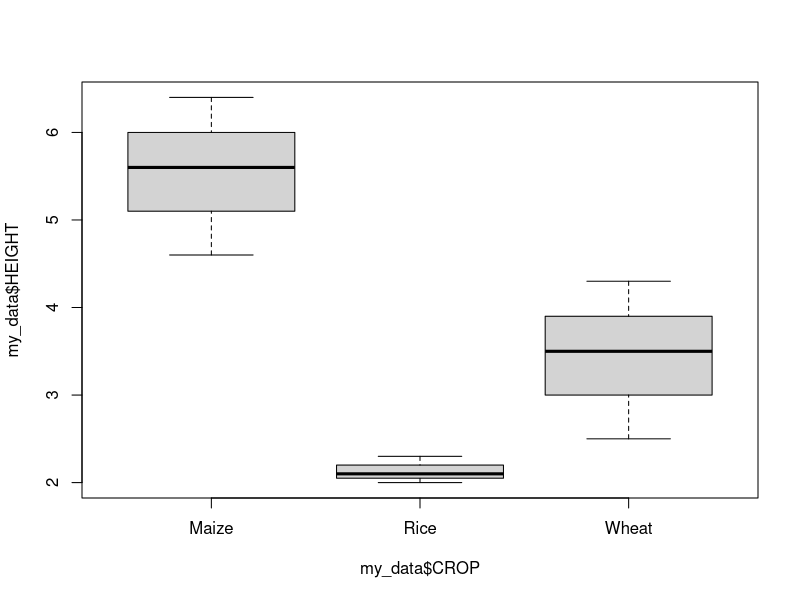
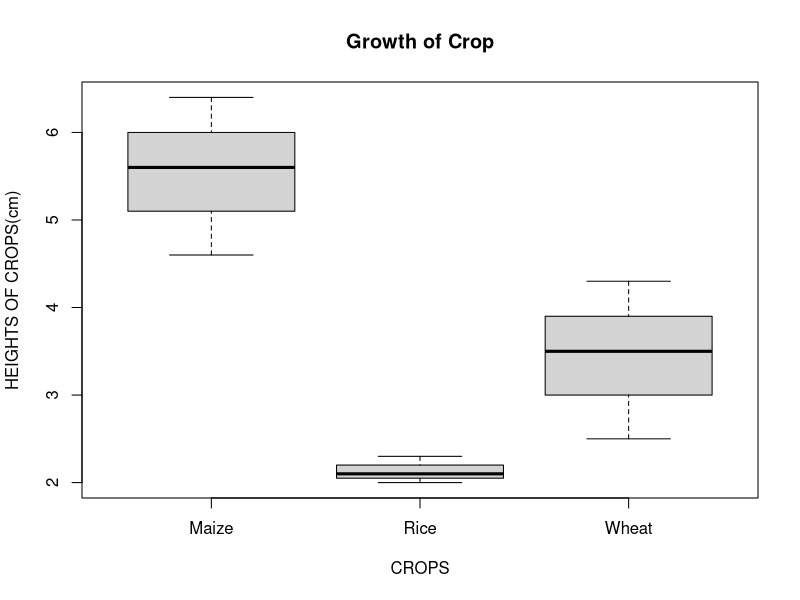
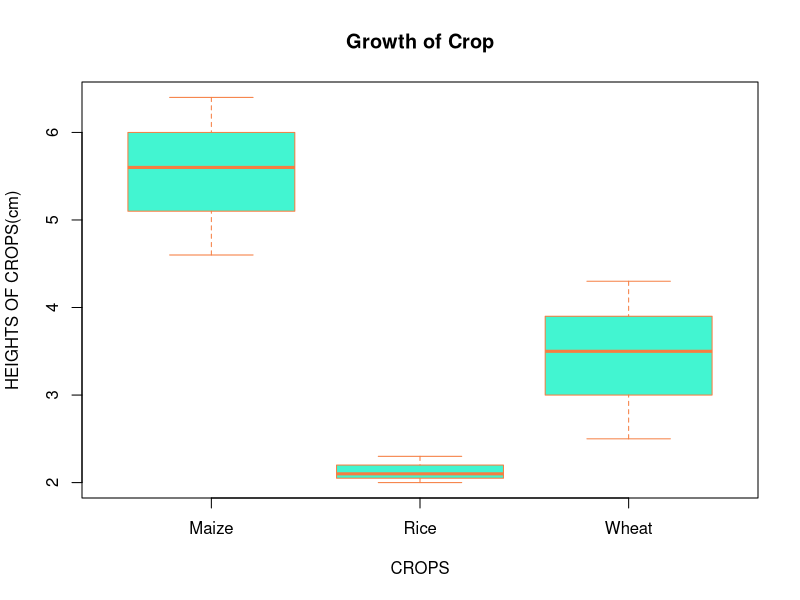
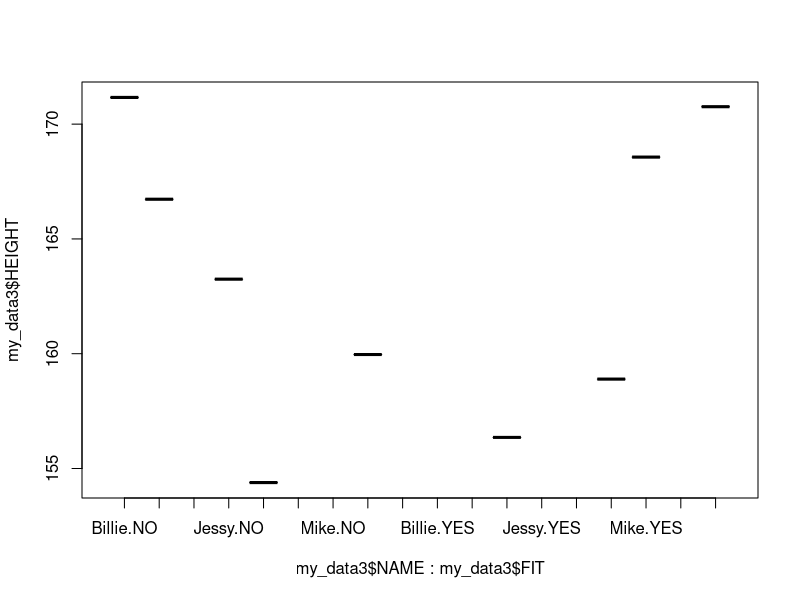

Recreate these plots in R, in order.
library(readxl)
my_data <- read_excel("pd1.xlsx", col_types = c("text", 
                                                "numeric", "numeric"))
View(my_data)
#basic boxplot
boxplot(my_data$HEIGHT ~my_data$CROP)

#labeling
boxplot(HEIGHT~CROP,data=my_data,main="Growth of Crop",xlab="CROPS",ylab="HEIGHTS OF CROPS(cm)")

#coloring
boxplot(HEIGHT~CROP,data=my_data,main="Growth of Crop",xlab="CROPS",ylab="HEIGHTS OF CROPS(cm)",col="#42f5d1",border="#f57e42")

#grouping of treatment
library(readxl)
my_data3 <- read_excel("pd3.xlsx", col_types = c("text", 
                                                 "numeric", "numeric", "text"))
View(my_data3)
boxplot(my_data3$HEIGHT~my_data3$NAME*my_data3$FIT)

max(my_data3$HEIGHT)
min(my_data3$WEIGHT)
var(my_data3$HEIGHT)
sd(my_data3$WEIGHT)
summary(my_data3)

#ANOVA
a<-aov(my_data3$HEIGHT~my_data3$WEIGHT)
summary(a)
